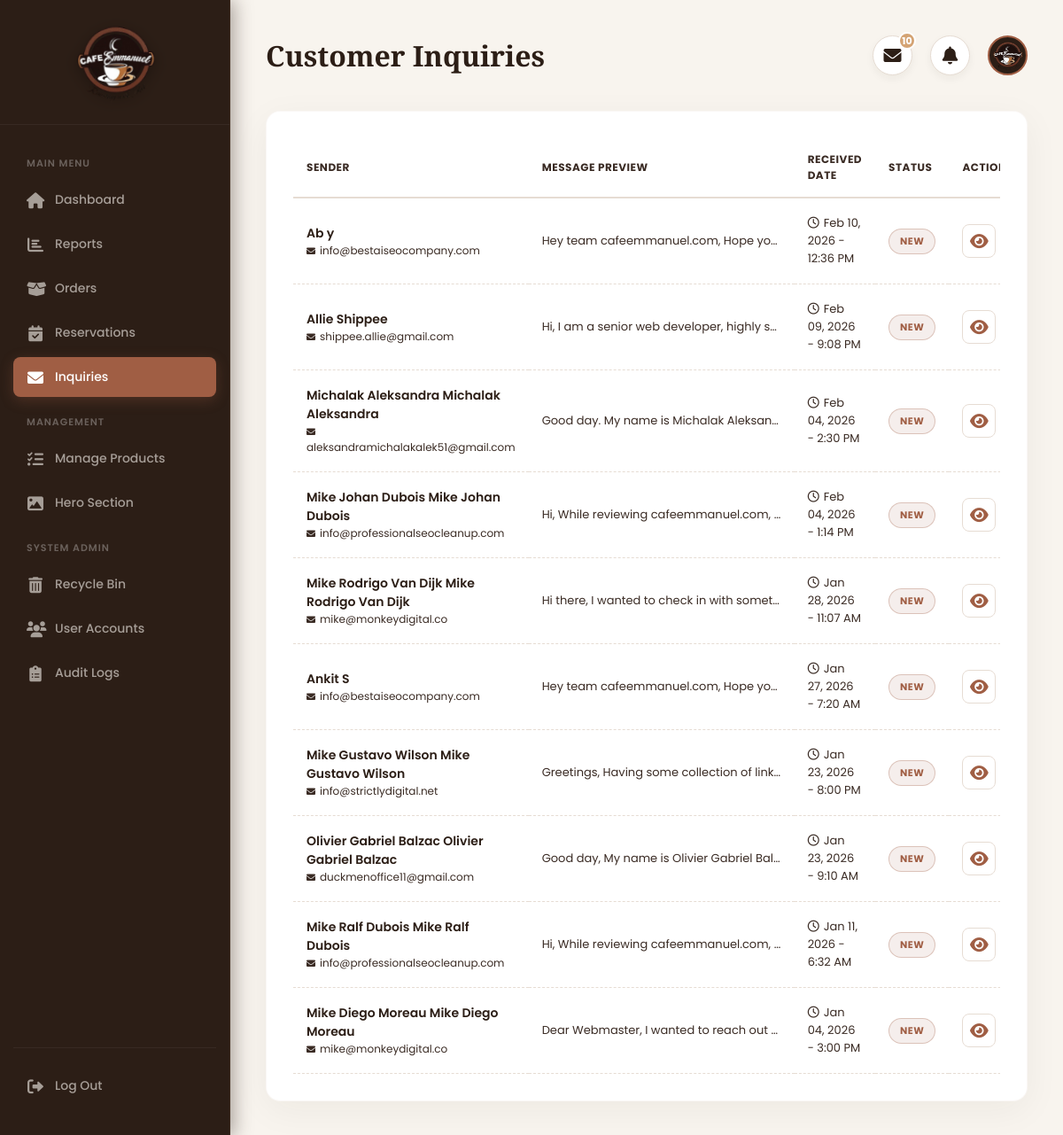
/admin_inquiries.php (signed in), run on the app's committed database.
### tables this page shows
CREATE TABLE `inquiries` (
  `id` int(11) NOT NULL,
  `first_name` varchar(100) NOT NULL,
  `last_name` varchar(100) NOT NULL,
  `email` varchar(255) NOT NULL,
  `message` text NOT NULL,
  `status` enum('new','in_progress','responded','closed') DEFAULT 'new',
  `received_at` timestamp NOT NULL DEFAULT current_timestamp(),
  `admin_response` text DEFAULT NULL,
  `responded_by` int(11) DEFAULT NULL,
  `responded_at` timestamp NULL DEFAULT NULL,
  `internal_notes` text DEFAULT NULL
);

### admin_inquiries.php (the view, shortened to what this page needs)
<?php
include 'db_connect.php';
$inquiry_count_result = $conn->query("SELECT COUNT(*) as count FROM inquiries WHERE status = 'new'");
$unread_inquiries = $inquiry_count_result ? $inquiry_count_result->fetch_assoc()['count'] : 0;
$inquiries_result = $conn->query("SELECT * FROM inquiries ORDER BY
    CASE status
        WHEN 'new' THEN 1
        WHEN 'in_progress' THEN 2
        WHEN 'responded' THEN 3
        WHEN 'closed' THEN 4
    END,
    received_at DESC");
?>
<!DOCTYPE html>
<html lang="en">
<head>
<link rel="stylesheet" href="https://cdnjs.cloudflare.com/ajax/libs/font-awesome/6.4.0/css/all.min.css" />
</head>
<body>
<div class="dashboard-wrapper" style="display:flex; width:100%;">
  <?php include 'admin_sidebar.php'; ?>
  <main class="main-content">
    <header class="main-header">
      <h1>Customer Inquiries</h1>
      <div class="header-icons">
          <div class="icon-container" id="messageIcon">
              <i class="fas fa-envelope"></i>
              <?php if($unread_inquiries > 0): ?><span class="header-badge"><?php echo $unread_inquiries; ?></span><?php endif; ?>
          </div>
          <div class="icon-container" id="notificationBell">
              <i class="fas fa-bell"></i>
          </div>
          <div class="icon-container" id="profileIcon" style="border:none; box-shadow:none; background:transparent;">
              <img src="Logo_Brand.png" alt="Admin" style="background:var(--secondary);">
          </div>
      </div>
    </header>
    <div class="table-card">
        <div style="overflow-x: auto;">
            <table>
                <thead>
                    <tr>
                        <th>Sender</th>
                        <th>Message Preview</th>
                        <th>Received Date</th>
                        <th>Status</th>
                        <th>Actions</th>
                    </tr>
                </thead>
                <tbody>
                <?php if ($inquiries_result->num_rows > 0): ?>
                    <?php while ($row = $inquiries_result->fetch_assoc()):
                        $jsonData = htmlspecialchars(json_encode($row), ENT_QUOTES, 'UTF-8');
                        $status = $row['status'] ?? 'new';
                    ?>
                    <tr>
                        <td>
                            <div style="font-weight:600; color:var(--secondary);"><?php echo htmlspecialchars($row['first_name'] . ' ' . $row['last_name']); ?></div>
                            <div style="font-size:12px; color:#3a2b24;"><i class="fas fa-envelope" style="margin-right:5px; font-size:10px;"></i><?php echo htmlspecialchars($row['email']); ?></div>
                        </td>
                        <td style="max-width:300px; white-space:nowrap; overflow:hidden; text-overflow:ellipsis; font-size:13px;">
                            <?php echo htmlspecialchars($row['message']); ?>
                        </td>
                        <td style="font-size:13px; color:#3a2b24;">
                            <i class="far fa-clock" style="margin-right:5px;"></i><?php echo date("M d, Y - g:i A", strtotime($row['received_at'])); ?>
                        </td>
                        <td>
                            <span class="status-badge badge-<?php echo $status; ?>"><?php echo ucwords(str_replace('_', ' ', $status)); ?></span>
                        </td>
                        <td>
                            <div class="action-icons">
                                <button onclick="openViewModal(<?php echo $jsonData; ?>)" class="btn-icon" title="View Details"><i class="fas fa-eye"></i></button>
                            </div>
                        </td>
                    </tr>
                    <?php endwhile; ?>
                <?php else: ?>
                    <tr><td colspan="5" style="text-align:center; padding:40px; color:#3a2b24;">No inquiries found.</td></tr>
                <?php endif; ?>
                </tbody>
            </table>
        </div>
    </div>
  </main>
</div>
</body>
</html>

### admin_inquiries.php (style rules this page uses)
:root { --primary: #A05E44; --primary-hover: #804832; --secondary: #2C1E16; --accent: #D4A373; --bg-main: #F8F4EE; --bg-card: #FFFFFF; --text-dark: #3A2B24; --text-muted: #756358; --border-color: #E6DCD3; --font-heading: 'Playfair Display', serif; --font-body: 'Poppins', sans-serif; --shadow-soft: 0 10px 40px rgba(44, 30, 22, 0.05); --shadow-hover: 0 15px 35px rgba(160, 94, 68, 0.1); }
* { box-sizing: border-box; margin: 0; padding: 0; }
body { font-family: var(--font-body); background-color: var(--bg-main); color: var(--text-dark); display: flex; height: 100vh; overflow: hidden; }
.main-content { flex-grow: 1; margin-left: 260px; width: calc(100% - 260px); height: 100vh; overflow-y: auto; padding: 40px; }
.main-header { display: flex; justify-content: space-between; align-items: center; margin-bottom: 40px; position: relative; z-index: 1000; }
.main-header h1 { font-family: var(--font-heading); font-size: 32px; font-weight: 700; color: var(--secondary); }
.header-icons { display: flex; align-items: center; gap: 20px; }
.icon-container { position: relative; cursor: pointer; color: #3a2b24; width: 45px; height: 45px; background: var(--bg-card); border-radius: 50%; display: flex; align-items: center; justify-content: center; border: 1px solid var(--border-color); transition: all 0.3s cubic-bezier(0.4, 0, 0.2, 1); box-shadow: 0 4px 10px rgba(44, 30, 22, 0.05); }
.icon-container i { font-size: 1.25rem; color: var(--secondary); transition: all 0.3s ease; }
.header-badge { position: absolute; top: -5px; right: -5px; background-color: var(--accent); color: white; border-radius: 50%; width: 20px; height: 20px; font-size: 11px; display: flex; align-items: center; justify-content: center; font-weight: bold; border: 2px solid var(--bg-card); }
.header-icons img { width: 45px; height: 45px; border-radius: 50%; object-fit: cover; border: 2px solid var(--primary); padding: 2px; background: #fff; }
.table-card { background: var(--bg-card); padding: 30px; border-radius: 16px; box-shadow: var(--shadow-soft); border: 1px solid rgba(160, 94, 68, 0.05); position: relative; z-index: 1; }
table { width: 100%; border-collapse: collapse; }
th { text-align: left; padding: 15px; font-size: 12px; text-transform: uppercase; color: #3a2b24; border-bottom: 2px solid var(--border-color); letter-spacing: 0.5px; }
td { padding: 18px 15px; border-bottom: 1px dashed var(--border-color); font-size: 14px; vertical-align: middle; color: var(--text-dark); }
.status-badge { padding: 5px 12px; border-radius: 20px; font-weight: 700; font-size: 11px; display: inline-block; text-transform: uppercase; letter-spacing: 0.5px; border: 1px solid transparent; }
.badge-new { background-color: rgba(160, 94, 68, 0.1); color: var(--primary); border-color: rgba(160, 94, 68, 0.3); }
.action-icons { display: flex; gap: 8px; }
.btn-icon { width: 38px; height: 38px; border-radius: 8px; display: inline-flex; align-items: center; justify-content: center; border: 1px solid var(--border-color); background: var(--bg-card); cursor: pointer; transition: all 0.3s; text-decoration: none; outline: none; padding: 0; }
.btn-icon i { color: var(--primary); font-size: 1.15rem; transition: all 0.3s ease; }

### admin_sidebar.php (style rules this page uses)
:root { --primary: #A05E44; --secondary: #2C1E16; --accent: #D4A373; --sidebar-bg: #2C1E16; --text-light: #F8F4EE; --text-muted: rgba(248, 244, 238, 0.6); --nav-hover-bg: rgba(160, 94, 68, 0.15); --transition: all 0.3s ease; }

### data on the page
inquiries: first_name+last_name "Ab y", email "info@bestaiseocompany.com", message "Hey team cafeemmanuel.com, Hope yo…", received_at "Feb 10, 2026 - 12:36 PM", status "NEW"
inquiries: first_name+last_name "Allie Shippee", email "shippee.allie@gmail.com", message "Hi, I am a senior web developer, highly s…", received_at "Feb 09, 2026 - 9:08 PM", status "NEW"
inquiries: first_name+last_name "Michalak Aleksandra Michalak Aleksandra", email "aleksandramichalakalek51@gmail.com", message "Good day. My name is Michalak Aleksan…", received_at "Feb 04, 2026 - 2:30 PM", status "NEW"
inquiries: first_name+last_name "Mike Johan Dubois Mike Johan Dubois", email "info@professionalseocleanup.com", message "Hi, While reviewing cafeemmanuel.com,…", received_at "Feb 04, 2026 - 1:14 PM", status "NEW"
inquiries: first_name+last_name "Mike Rodrigo Van Dijk Mike Rodrigo Van Dijk", email "mike@monkeydigital.co", message "Hi there, I wanted to check in with somet…", received_at "Jan 28, 2026 - 11:07 AM", status "NEW"
inquiries: first_name+last_name "Ankit S", email "info@bestaiseocompany.com", message "Hey team cafeemmanuel.com, Hope yo…", received_at "Jan 27, 2026 - 7:20 AM", status "NEW"
inquiries: first_name+last_name "Mike Gustavo Wilson Mike Gustavo Wilson", email "info@strictlydigital.net", message "Greetings, Having some collection of link…", received_at "Jan 23, 2026 - 8:00 PM", status "NEW"
inquiries: first_name+last_name "Olivier Gabriel Balzac Olivier Gabriel Balzac", email "duckmenoffice11@gmail.com", message "Good day, My name is Olivier Gabriel Bal…", received_at "Jan 23, 2026 - 9:10 AM", status "NEW"
inquiries: first_name+last_name "Mike Ralf Dubois Mike Ralf Dubois", email "info@professionalseocleanup.com", message "Hi, While reviewing cafeemmanuel.com,…", received_at "Jan 11, 2026 - 6:32 AM", status "NEW"
inquiries: first_name+last_name "Mike Diego Moreau Mike Diego Moreau", email "mike@monkeydigital.co", message "Dear Webmaster, I wanted to reach out…", received_at "Jan 04, 2026 - 3:00 PM", status "NEW"

### other printed values
$unread_inquiries "10"
